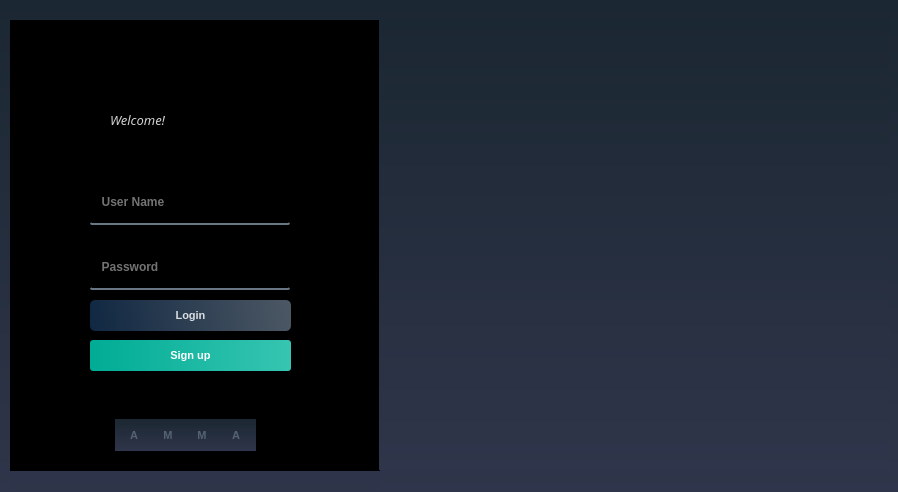
<?xml version="1.0" encoding="UTF-8"?>
<ui version="4.0">
 <class>Form</class>
 <widget class="QWidget" name="Form">
  <property name="geometry">
   <rect>
    <x>0</x>
    <y>0</y>
    <width>898</width>
    <height>492</height>
   </rect>
  </property>
  <property name="windowTitle">
   <string>Form</string>
  </property>
  <property name="styleSheet">
   <string notr="true">/*Copyright (c) DevSec Studio. All rights reserved.

MIT License

Permission is hereby granted, free of charge, to any person obtaining a copy
of this software and associated documentation files (the &quot;Software&quot;), to deal
in the Software without restriction, including without limitation the rights
to use, copy, modify, merge, publish, distribute, sublicense, and/or sell
copies of the Software, and to permit persons to whom the Software is
furnished to do so, subject to the following conditions:

The above copyright notice and this permission notice shall be included in all
copies or substantial portions of the Software.

THE SOFTWARE IS PROVIDED *AS IS*, WITHOUT WARRANTY OF ANY KIND, EXPRESS OR
IMPLIED, INCLUDING BUT NOT LIMITED TO THE WARRANTIES OF MERCHANTABILITY,
FITNESS FOR A PARTICULAR PURPOSE AND NONINFRINGEMENT. IN NO EVENT SHALL THE
AUTHORS OR COPYRIGHT HOLDERS BE LIABLE FOR ANY CLAIM, DAMAGES OR OTHER
LIABILITY, WHETHER IN AN ACTION OF CONTRACT, TORT OR OTHERWISE, ARISING FROM,
OUT OF OR IN CONNECTION WITH THE SOFTWARE OR THE USE OR OTHER DEALINGS IN THE SOFTWARE.
*/

/*-----QWidget-----*/
QWidget
{
	background-color: qlineargradient(spread:repeat, x1:1, y1:0, x2:1, y2:1, stop:0 rgba(27, 39, 50, 255),stop:1 rgba(47, 53, 74, 255));
	color: #000000;

}


/*-----QLabel-----*/
QLabel
{
	background-color: transparent;
	color: #c2c7d5;
	font-size: 13px;

}


/*-----QPushButton-----*/
QPushButton
{
	background-color: qlineargradient(spread:pad, x1:0, y1:0.511, x2:1, y2:0.511, stop:0 rgba(0, 172, 149, 255),stop:0.995192 rgba(54, 197, 177, 255));
	color: #fff;
	font-size: 11px;
	font-weight: bold;
	border: none;
	border-radius: 3px;
	padding: 5px;

}


QPushButton::pressed
{
	background-color: qlineargradient(spread:pad, x1:0, y1:0.511, x2:1, y2:0.511, stop:0 rgba(0, 207, 179, 255),stop:1 rgba(70, 255, 230, 255));

}


/*-----QCheckBox-----*/
QCheckBox
{
	background-color: transparent;
	color: #fff;
	font-size: 10px;
	font-weight: bold;
	border: none;
	border-radius: 5px;

}


/*-----QCheckBox-----*/
QCheckBox::indicator
{
    color: #b1b1b1;
    background-color: #323232;
    border: 1px solid darkgray;
    width: 12px;
    height: 12px;

}


QCheckBox::indicator:checked
{
    image:url(&quot;./ressources/check.png&quot;);
	background-color: qlineargradient(spread:pad, x1:0, y1:0.511, x2:1, y2:0.511, stop:0 rgba(0, 172, 149, 255),stop:0.995192 rgba(54, 197, 177, 255));;
    border: 1px solid #607cff;

}


QCheckBox::indicator:unchecked:hover
{
    border: 1px solid #08b099;

}


QCheckBox::disabled
{
	color: #656565;

}


QCheckBox::indicator:disabled
{
	background-color: #656565;
	color: #656565;
    border: 1px solid #656565;

}


/*-----QLineEdit-----*/
QLineEdit
{
	background-color: #c2c7d5;
	color: #000;
	font-weight: bold;
	border: none;
	border-radius: 2px;
	padding: 3px;

}


/*-----QListView-----*/
QListView
{
	background-color: qlineargradient(spread:pad, x1:1, y1:0, x2:1, y2:1, stop:0 rgba(50, 61, 80, 255),stop:1 rgba(44, 49, 69, 255));
	color: #fff;
	font-size: 12px;
	font-weight: bold;
	border: 1px solid #191919;
	show-decoration-selected: 0;

}


QListView::item
{
	color: #31cecb;
	background-color: #454e5e;
	border: none;
	padding: 5px;
	border-radius: 0px;
	padding-left : 10px;
	height: 42px;

}

QListView::item:selected
{
	color: #31cecb;
	background-color: #454e5e;

}


QListView::item:!selected
{
	color:white;
	background-color: transparent;
	border: none;
	padding-left : 10px;

}


QListView::item:!selected:hover
{
	color: #bbbcba;
	background-color: #454e5e;
	border: none;
	padding-left : 10px;

}


/*-----QTreeView-----*/
QTreeView 
{
	background-color: #232939;
	show-decoration-selected: 0;
	color: #c2c8d7;

}


QTreeView::item 
{
	border-top-color: transparent;
	border-bottom-color: transparent;

}


QTreeView::item:hover 
{
	background-color: #606060;
	color: #fff;

}


QTreeView::item:selected 
{
	background-color: #0ab19a;
	color: #fff;

}


QTreeView::item:selected:active
{
	background-color: #0ab19a;
	color: #fff;

}


QTreeView::branch:has-children:!has-siblings:closed,
QTreeView::branch:closed:has-children:has-siblings 
{
	image: url(://tree-closed.png);

}

QTreeView::branch:open:has-children:!has-siblings,
QTreeView::branch:open:has-children:has-siblings  
{
	image: url(://tree-open.png);

}


/*-----QTableView &amp; QTableWidget-----*/
QTableView
{
    background-color: #232939;
	border: 1px solid gray;
    color: #f0f0f0;
    gridline-color: #232939;
    outline : 0;

}


QTableView::disabled
{
    background-color: #242526;
    border: 1px solid #32414B;
    color: #656565;
    gridline-color: #656565;
    outline : 0;

}


QTableView::item:hover 
{
    background-color: #606060;
    color: #f0f0f0;

}


QTableView::item:selected 
{
	background-color: #0ab19a;
    color: #F0F0F0;

}


QTableView::item:selected:disabled
{
    background-color: #1a1b1c;
    border: 2px solid #525251;
    color: #656565;

}


QTableCornerButton::section
{
	background-color: #343a49;
    color: #fff;

}


QHeaderView::section
{
	color: #fff;
	border-top: 0px;
	border-bottom: 1px solid gray;
	border-right: 1px solid gray;
	background-color: #343a49;
    margin-top:1px;
	margin-bottom:1px;
	padding: 5px;

}


QHeaderView::section:disabled
{
    background-color: #525251;
    color: #656565;

}


QHeaderView::section:checked
{
    color: #fff;
    background-color: #0ab19a;

}


QHeaderView::section:checked:disabled
{
    color: #656565;
    background-color: #525251;

}


QHeaderView::section::vertical::first,
QHeaderView::section::vertical::only-one
{
    border-top: 1px solid #353635;

}


QHeaderView::section::vertical
{
    border-top: 1px solid #353635;

}


QHeaderView::section::horizontal::first,
QHeaderView::section::horizontal::only-one
{
    border-left: 1px solid #353635;

}


QHeaderView::section::horizontal
{
    border-left: 1px solid #353635;

}


/*-----QScrollBar-----*/
QScrollBar:horizontal 
{
    background-color: transparent;
    height: 8px;
    margin: 0px;
    padding: 0px;

}


QScrollBar::handle:horizontal 
{
    border: none;
	min-width: 100px;
    background-color: #56576c;

}


QScrollBar::add-line:horizontal, 
QScrollBar::sub-line:horizontal,
QScrollBar::add-page:horizontal, 
QScrollBar::sub-page:horizontal 
{
    width: 0px;
    background-color: transparent;

}


QScrollBar:vertical 
{
    background-color: transparent;
    width: 8px;
    margin: 0;

}


QScrollBar::handle:vertical 
{
    border: none;
	min-height: 100px;
    background-color: #56576c;

}


QScrollBar::add-line:vertical, 
QScrollBar::sub-line:vertical,
QScrollBar::add-page:vertical, 
QScrollBar::sub-page:vertical 
{
    height: 0px;
    background-color: transparent;

}
</string>
  </property>
  <widget class="QWidget" name="widget" native="true">
   <property name="geometry">
    <rect>
     <x>10</x>
     <y>20</y>
     <width>370</width>
     <height>480</height>
    </rect>
   </property>
   <property name="styleSheet">
    <string notr="true">QPushButton#pushButton{	
	background-color: qlineargradient(spread:pad, x1:0, y1:0.505682, x2:1, y2:0.477, stop:0 rgba(20, 47, 78, 219), stop:1 rgba(85, 98, 112, 226));
	color:rgba(255, 255, 255, 210);
	border-radius:5px;
}
QPushButton#pushButton:hover{	
	background-color: qlineargradient(spread:pad, x1:0, y1:0.505682, x2:1, y2:0.477, stop:0 rgba(40, 67, 98, 219), stop:1 rgba(105, 118, 132, 226));
}
QPushButton#pushButton:pressed{	
	padding-left:5px;
	padding-top:5px;
	background-color:rgba(105, 118, 132, 200);
}

QPushButton#pushButton_2, #pushButton_3, #pushButton_4, #pushButton_5{	
	background-color: rgba(0, 0, 0, 0);
	color:rgba(85, 98, 112, 255);
}
QPushButton#pushButton_2:hover, #pushButton_3:hover, #pushButton_4:hover, #pushButton_5:hover{	
	color:rgba(155, 168, 182, 220);
}
QPushButton#pushButton_2:pressed, #pushButton_3:pressed, #pushButton_4:pressed, #pushButton_5:pressed{	
	padding-left:5px;
	padding-top:5px;
	color:rgba(115, 128, 142, 255);
}</string>
   </property>
   <widget class="QLabel" name="label">
    <property name="geometry">
     <rect>
      <x>30</x>
      <y>30</y>
      <width>300</width>
      <height>420</height>
     </rect>
    </property>
    <property name="styleSheet">
     <string notr="true">border-image: url(:/images/background.png);
border-radius:20px;</string>
    </property>
    <property name="text">
     <string/>
    </property>
   </widget>
   <widget class="QLabel" name="label_2">
    <property name="geometry">
     <rect>
      <x>0</x>
      <y>0</y>
      <width>371</width>
      <height>451</height>
     </rect>
    </property>
    <property name="styleSheet">
     <string notr="true">background-color: rgb(0, 0, 0);</string>
    </property>
    <property name="text">
     <string/>
    </property>
   </widget>
   <widget class="QLabel" name="label_3">
    <property name="geometry">
     <rect>
      <x>10</x>
      <y>19</y>
      <width>351</width>
      <height>431</height>
     </rect>
    </property>
    <property name="styleSheet">
     <string notr="true">background-color:rgba(0, 0, 0, 100);
border-radius:15px;</string>
    </property>
    <property name="text">
     <string/>
    </property>
   </widget>
   <widget class="QLabel" name="label_4">
    <property name="geometry">
     <rect>
      <x>100</x>
      <y>80</y>
      <width>171</width>
      <height>40</height>
     </rect>
    </property>
    <property name="font">
     <font>
      <family>Segoe UI Semibold</family>
      <pointsize>22</pointsize>
      <weight>7</weight>
      <italic>true</italic>
      <bold>false</bold>
     </font>
    </property>
    <property name="styleSheet">
     <string notr="true">color:rgba(255, 255, 255, 210);
font: 63 italic 22pt &quot;Segoe UI Semibold&quot;;</string>
    </property>
    <property name="text">
     <string>Welcome!</string>
    </property>
   </widget>
   <widget class="QLineEdit" name="lineEdit">
    <property name="geometry">
     <rect>
      <x>80</x>
      <y>165</y>
      <width>200</width>
      <height>40</height>
     </rect>
    </property>
    <property name="font">
     <font>
      <weight>75</weight>
      <bold>true</bold>
     </font>
    </property>
    <property name="styleSheet">
     <string notr="true">background-color:rgba(0, 0, 0, 0);
border:none;
border-bottom:2px solid rgba(105, 118, 132, 255);
color:rgba(255, 255, 255, 230);
padding-bottom:7px;</string>
    </property>
    <property name="placeholderText">
     <string>  User Name</string>
    </property>
   </widget>
   <widget class="QLineEdit" name="lineEdit_2">
    <property name="geometry">
     <rect>
      <x>80</x>
      <y>230</y>
      <width>200</width>
      <height>40</height>
     </rect>
    </property>
    <property name="font">
     <font>
      <weight>75</weight>
      <bold>true</bold>
     </font>
    </property>
    <property name="styleSheet">
     <string notr="true">background-color:rgba(0, 0, 0, 0);
border:none;
border-bottom:2px solid rgba(105, 118, 132, 255);
color:rgba(255, 255, 255, 230);
padding-bottom:7px;</string>
    </property>
    <property name="echoMode">
     <enum>QLineEdit::Password</enum>
    </property>
    <property name="placeholderText">
     <string>  Password</string>
    </property>
   </widget>
   <widget class="QPushButton" name="pushButton">
    <property name="geometry">
     <rect>
      <x>80</x>
      <y>280</y>
      <width>201</width>
      <height>31</height>
     </rect>
    </property>
    <property name="font">
     <font>
      <pointsize>-1</pointsize>
      <weight>75</weight>
      <bold>true</bold>
     </font>
    </property>
    <property name="text">
     <string>Login</string>
    </property>
   </widget>
   <widget class="QWidget" name="horizontalLayoutWidget">
    <property name="geometry">
     <rect>
      <x>105</x>
      <y>399</y>
      <width>141</width>
      <height>32</height>
     </rect>
    </property>
    <layout class="QHBoxLayout" name="horizontalLayout">
     <property name="spacing">
      <number>0</number>
     </property>
     <item>
      <widget class="QPushButton" name="pushButton_2">
       <property name="maximumSize">
        <size>
         <width>30</width>
         <height>30</height>
        </size>
       </property>
       <property name="font">
        <font>
         <pointsize>-1</pointsize>
         <weight>75</weight>
         <bold>true</bold>
        </font>
       </property>
       <property name="text">
        <string>A</string>
       </property>
      </widget>
     </item>
     <item>
      <widget class="QPushButton" name="pushButton_3">
       <property name="maximumSize">
        <size>
         <width>30</width>
         <height>30</height>
        </size>
       </property>
       <property name="font">
        <font>
         <pointsize>-1</pointsize>
         <weight>75</weight>
         <bold>true</bold>
        </font>
       </property>
       <property name="text">
        <string>M</string>
       </property>
      </widget>
     </item>
     <item>
      <widget class="QPushButton" name="pushButton_4">
       <property name="maximumSize">
        <size>
         <width>30</width>
         <height>30</height>
        </size>
       </property>
       <property name="font">
        <font>
         <pointsize>-1</pointsize>
         <weight>75</weight>
         <bold>true</bold>
        </font>
       </property>
       <property name="text">
        <string>M</string>
       </property>
      </widget>
     </item>
     <item>
      <widget class="QPushButton" name="pushButton_5">
       <property name="maximumSize">
        <size>
         <width>30</width>
         <height>30</height>
        </size>
       </property>
       <property name="font">
        <font>
         <pointsize>-1</pointsize>
         <weight>75</weight>
         <bold>true</bold>
        </font>
       </property>
       <property name="text">
        <string>A</string>
       </property>
      </widget>
     </item>
    </layout>
   </widget>
   <widget class="QPushButton" name="pushButton_6">
    <property name="geometry">
     <rect>
      <x>80</x>
      <y>320</y>
      <width>201</width>
      <height>31</height>
     </rect>
    </property>
    <property name="font">
     <font>
      <pointsize>-1</pointsize>
      <weight>75</weight>
      <bold>true</bold>
     </font>
    </property>
    <property name="text">
     <string>Sign up</string>
    </property>
   </widget>
  </widget>
  <widget class="QWidget" name="widget_2" native="true">
   <property name="geometry">
    <rect>
     <x>379</x>
     <y>19</y>
     <width>511</width>
     <height>451</height>
    </rect>
   </property>
   <property name="styleSheet">
    <string notr="true">border-image: url(:/newPrefix/Login 2.jpg);</string>
   </property>
  </widget>
 </widget>
 <resources>
  <include location="loginUi4/res.qrc"/>
 </resources>
 <connections/>
</ui>
